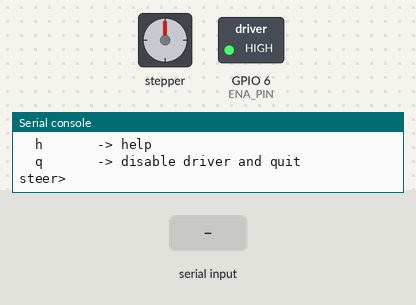
Bench run of a program on a simulated ESP32 board running MicroPython. Shown: stepper motor, switched loads named in the program (green lamp = pin HIGH), the last lines printed to the serial console. The inputs (shaded band) are chosen by the test bench. The stepper is drawn at 200 steps a turn; pins used as bus, display or sensor lines are not drawn.

Above: at 1.2 s.
1.3 s: "e" typed at the serial console, then Enter
At 1.8 s:
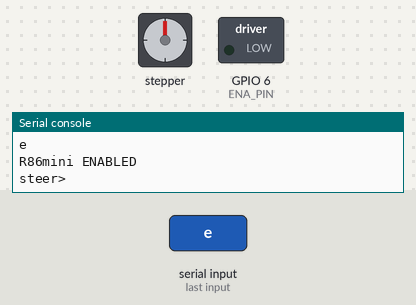
2.8 s: "R" typed at the serial console, then Enter
At 4.8 s:
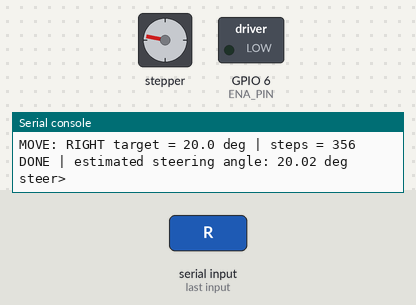
5.1 s: "L" typed at the serial console, then Enter
At 7.4 s:
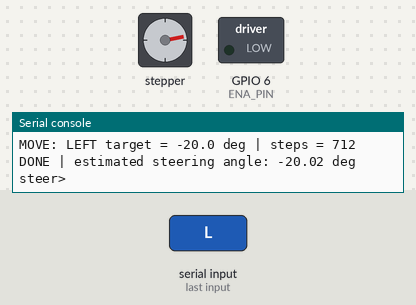
8.1 s: "c" typed at the serial console, then Enter
At 8.25 s:
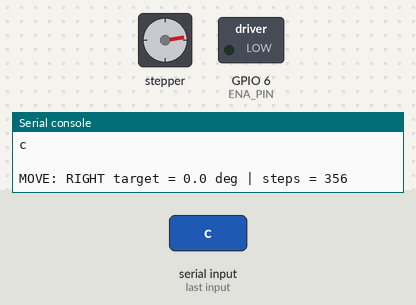
10.4 s: "d" typed at the serial console, then Enter
At 11.2 s:
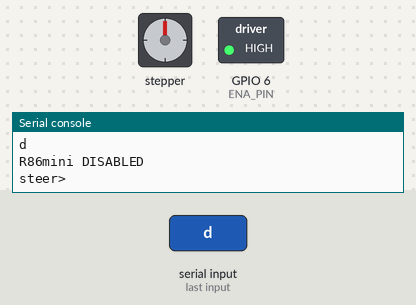
Timing chart, 0 to 12.9 s (numbered marks = the images above; inputs shaded):
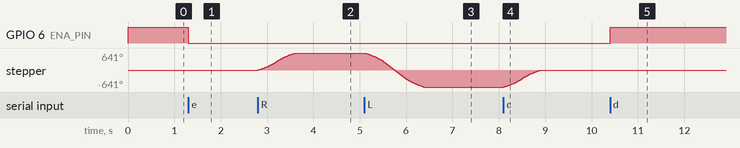

The program:

nema34_test.py
```python
import time
from machine import Pin

# ============================================================
# AUTOKART STEERING BENCH TEST
# ESP32-S3 + Rtelligent R86mini + JK86HS155-4208 NEMA34
#
# IMPORTANT:
# - MicroPython
# - R86mini set to PUL+DIR mode
# - Driver microstep setting = 3200 pulses/rev:
#       SW5=OFF, SW6=OFF, SW7=ON, SW8=ON
# - Steering reduction = 17T motor -> 34T steering = 2:1
# - Software assumes steering is PHYSICALLY CENTERED at startup.
# - Open-loop position only. Do NOT use this as final vehicle steering
#   without encoder feedback and independent E-stop.
#
# SIGNAL INTERFACE:
# R86mini manual specifies 5-24 V control inputs.
# Do NOT connect the R86mini control input directly assuming 3.3 V is valid.
# Use a proper 3.3 V -> 5 V interface / transistor stage.
#
# Logic below assumes:
#   GPIO HIGH = R86mini optocoupler input ACTIVE
#   GPIO LOW  = R86mini optocoupler input INACTIVE
#
# For ENA, the R86mini default behavior is:
#   ENA optocoupler OFF -> driver enabled
#   ENA optocoupler ON  -> driver disabled
# ============================================================

FIRMWARE_NAME = "autokart-r86mini-nema34-steering-test"
FIRMWARE_VERSION = "2.0.0"

# ------------------------------------------------------------
# ESP32-S3 GPIO
# ------------------------------------------------------------
STEP_PIN = Pin(4, Pin.OUT, value=0)
DIR_PIN  = Pin(5, Pin.OUT, value=0)
ENA_PIN  = Pin(6, Pin.OUT, value=1)   # ACTIVE = driver disabled

# ------------------------------------------------------------
# DRIVER LOGIC
# ------------------------------------------------------------
SIGNAL_ACTIVE = 1
SIGNAL_INACTIVE = 0

# R86mini default ENA logic:
# optocoupler ON = motor current cut / driver offline
R86_DISABLE = SIGNAL_ACTIVE
R86_ENABLE  = SIGNAL_INACTIVE

# Change these two ONLY if physical steering direction is reversed.
RIGHT_DIR = SIGNAL_ACTIVE
LEFT_DIR  = SIGNAL_INACTIVE

# ------------------------------------------------------------
# MOTOR / DRIVER / MECHANISM
# ------------------------------------------------------------
# R86mini DIP setting:
# SW5 OFF, SW6 OFF, SW7 ON, SW8 ON = 3200 pulses / motor revolution
PULSES_PER_MOTOR_REV = 3200

MOTOR_GEAR_TEETH = 17
STEERING_GEAR_TEETH = 34
GEAR_RATIO = STEERING_GEAR_TEETH / MOTOR_GEAR_TEETH  # 2.0

PULSES_PER_STEERING_DEG = (
    PULSES_PER_MOTOR_REV * GEAR_RATIO / 360.0
)

# ------------------------------------------------------------
# VERIFIED MECHANICAL SOFTWARE LIMITS
# ------------------------------------------------------------
LEFT_LIMIT_DEG = -20.0
RIGHT_LIMIT_DEG = 20.0

# ------------------------------------------------------------
# MOTION PROFILE
# Slower + smooth acceleration/deceleration gives much better
# resistance to missed steps than instantly commanding high speed.
# ------------------------------------------------------------
START_PERIOD_US = 3000      # start slow
FAST_PERIOD_US = 1200       # minimum pulse period
RAMP_CHANGE_US = 10         # period change per step
STEP_HIGH_US = 10           # pulse HIGH width
DIR_SETUP_US = 30           # settle after direction change
ENABLE_SETTLE_MS = 100      # driver settle after enabling

# Software-only position estimate.
# It is valid ONLY if no steps are missed.
current_steps = 0
driver_enabled = False


def clamp(value, lo, hi):
    return max(lo, min(hi, value))


def current_angle():
    return current_steps / PULSES_PER_STEERING_DEG


def enable_driver():
    global driver_enabled
    STEP_PIN.value(SIGNAL_INACTIVE)
    ENA_PIN.value(R86_ENABLE)
    time.sleep_ms(ENABLE_SETTLE_MS)
    driver_enabled = True
    print("R86mini ENABLED")


def disable_driver():
    global driver_enabled
    STEP_PIN.value(SIGNAL_INACTIVE)
    ENA_PIN.value(R86_DISABLE)
    driver_enabled = False
    print("R86mini DISABLED")


def set_direction(direction_level):
    DIR_PIN.value(direction_level)
    time.sleep_us(DIR_SETUP_US)


def step_once(period_us):
    """
    One complete step pulse.
    period_us is the approximate total interval between rising edges.
    """
    period_us = max(int(period_us), STEP_HIGH_US + 5)

    STEP_PIN.value(SIGNAL_ACTIVE)
    time.sleep_us(STEP_HIGH_US)
    STEP_PIN.value(SIGNAL_INACTIVE)
    time.sleep_us(period_us - STEP_HIGH_US)


def motion_period(step_index, total_steps):
    """
    Symmetric trapezoidal/triangular speed profile.
    Slow at the start and end, faster in the middle.
    """
    if total_steps <= 1:
        return START_PERIOD_US

    max_ramp_steps = max(
        1,
        (START_PERIOD_US - FAST_PERIOD_US) // RAMP_CHANGE_US
    )

    ramp_steps = min(max_ramp_steps, total_steps // 2)

    if ramp_steps <= 0:
        return START_PERIOD_US

    # Acceleration region
    if step_index < ramp_steps:
        period = START_PERIOD_US - (step_index * RAMP_CHANGE_US)
        return max(FAST_PERIOD_US, period)

    # Deceleration region
    steps_remaining = total_steps - step_index - 1
    if steps_remaining < ramp_steps:
        period = START_PERIOD_US - (steps_remaining * RAMP_CHANGE_US)
        return max(FAST_PERIOD_US, period)

    # Cruise region
    return FAST_PERIOD_US


def move_to_angle(target_angle):
    global current_steps

    if not driver_enabled:
        print("REFUSED: driver is disabled. Use 'e' first.")
        return

    target_angle = clamp(
        float(target_angle),
        LEFT_LIMIT_DEG,
        RIGHT_LIMIT_DEG
    )

    target_steps = round(
        target_angle * PULSES_PER_STEERING_DEG
    )

    delta_steps = target_steps - current_steps

    if delta_steps == 0:
        print("Already at target:", round(current_angle(), 2), "deg")
        return

    if delta_steps > 0:
        set_direction(RIGHT_DIR)
        direction_sign = 1
        direction_name = "RIGHT"
    else:
        set_direction(LEFT_DIR)
        direction_sign = -1
        direction_name = "LEFT"

    total_steps = abs(delta_steps)

    print()
    print(
        "MOVE:",
        direction_name,
        "target =", round(target_angle, 2),
        "deg | steps =", total_steps
    )

    try:
        for i in range(total_steps):
            period_us = motion_period(i, total_steps)
            step_once(period_us)
            current_steps += direction_sign

    except KeyboardInterrupt:
        STEP_PIN.value(SIGNAL_INACTIVE)
        print()
        print("MOTION INTERRUPTED")
        print("Estimated position:", round(current_angle(), 2), "deg")
        raise

    print(
        "DONE | estimated steering angle:",
        round(current_angle(), 2),
        "deg"
    )


def move_relative(delta_angle):
    move_to_angle(current_angle() + float(delta_angle))


def print_status():
    print()
    print("========================================")
    print("AUTOKART R86mini / NEMA34 STATUS")
    print("========================================")
    print("Firmware            :", FIRMWARE_NAME, FIRMWARE_VERSION)
    print("Motor               : JK86HS155-4208")
    print("Driver              : Rtelligent R86mini")
    print("Driver enabled      :", driver_enabled)
    print("Pulse setting       :", PULSES_PER_MOTOR_REV, "pulses/motor rev")
    print(
        "Gear reduction      :",
        MOTOR_GEAR_TEETH,
        "T ->",
        STEERING_GEAR_TEETH,
        "T =",
        round(GEAR_RATIO, 3),
        ":1"
    )
    print(
        "Pulses/steering deg :",
        round(PULSES_PER_STEERING_DEG, 4)
    )
    print(
        "Software position   :",
        round(current_angle(), 2),
        "deg"
    )
    print("Software steps      :", current_steps)
    print(
        "Limits              :",
        LEFT_LIMIT_DEG,
        "to",
        RIGHT_LIMIT_DEG,
        "deg"
    )
    print(
        "Motion period       :",
        START_PERIOD_US,
        "->",
        FAST_PERIOD_US,
        "us"
    )
    print("========================================")


def print_help():
    print()
    print("Commands:")
    print("  e       -> enable R86mini")
    print("  d       -> disable R86mini")
    print("  r 5     -> move RIGHT by 5 deg")
    print("  l 5     -> move LEFT by 5 deg")
    print("  R       -> move to +20 deg")
    print("  L       -> move to -20 deg")
    print("  c       -> return to software center")
    print("  s       -> status")
    print("  h       -> help")
    print("  q       -> disable driver and quit")


# ============================================================
# STARTUP
# ============================================================

# Start disabled.
disable_driver()

print()
print("================================================")
print(" AUTOKART NEMA34 + R86mini STEERING BENCH TEST")
print("================================================")
print("Motor  : JK86HS155-4208")
print("Driver : Rtelligent R86mini")
print("Ratio  : 17T -> 34T = 2:1")
print("Driver : 3200 pulses/rev")
print(
    "Scale  :",
    round(PULSES_PER_STEERING_DEG, 4),
    "pulses/steering-degree"
)
print()
print("WARNING:")
print("1. JACK UP / DISCONNECT STEERING LOAD FOR FIRST TEST.")
print("2. PHYSICALLY CENTER STEERING BEFORE STARTING.")
print("3. THIS POSITION IS OPEN-LOOP; MISSED STEPS ARE NOT DETECTED.")
print("4. KEEP A HARDWARE POWER/E-STOP AVAILABLE.")
print()
print_help()

try:
    while True:
        command = input("steer> ").strip()

        if not command:
            continue

        if command == "R":
            move_to_angle(RIGHT_LIMIT_DEG)

        elif command == "L":
            move_to_angle(LEFT_LIMIT_DEG)

        elif command.lower() == "c":
            move_to_angle(0.0)

        elif command.lower() == "e":
            enable_driver()

        elif command.lower() == "d":
            disable_driver()

        elif command.lower() == "s":
            print_status()

        elif command.lower() == "h":
            print_help()

        elif command.lower() == "q":
            break

        elif command.lower().startswith("r "):
            try:
                deg = float(command.split()[1])
                move_relative(abs(deg))
            except (ValueError, IndexError):
                print("Example: r 5")

        elif command.lower().startswith("l "):
            try:
                deg = float(command.split()[1])
                move_relative(-abs(deg))
            except (ValueError, IndexError):
                print("Example: l 5")

        else:
            print("Unknown command. Use 'h'.")

except KeyboardInterrupt:
    print()
    print("STOPPED BY USER")

finally:
    STEP_PIN.value(SIGNAL_INACTIVE)
    disable_driver()
    print("SAFE EXIT")
```

Measured:
- after the input at 1.3 s, GPIO 6 (ENA_PIN): HIGH → LOW at once
- after the input at 2.8 s, stepper: turns 641° clockwise in 0.80 s, starting at once
- after the input at 5.1 s, stepper: turns 1282° counter-clockwise in 1.3 s, starting at once
- after the input at 8.1 s, stepper: turns 641° clockwise in 0.80 s, starting at once
- after the input at 10.4 s, GPIO 6 (ENA_PIN): LOW → HIGH at once
